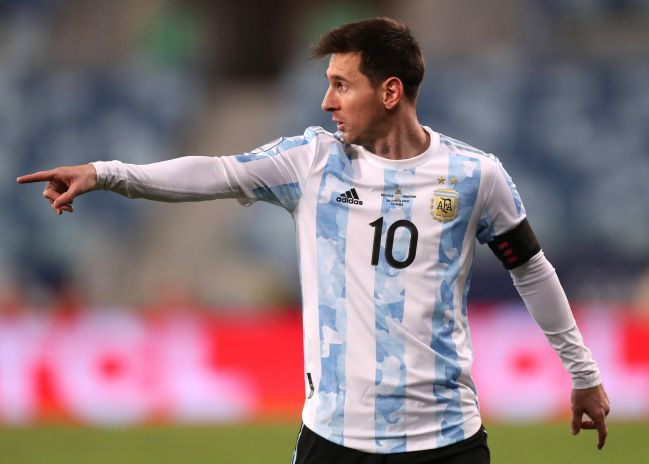
#> input picture messi.jpg, 649 x 464 px
$ python translation_demo.py
#> lines starting #> are read from the running program, lines starting #| are printed output that depends on the picture
import cv2
import numpy as np

img=cv2.imread('messi.jpg',cv2.IMREAD_COLOR)
#> img is the input picture: shape (464, 649, 3); mean B, G, R 123, 117.3, 136.9

trans_matrix=np.float32([[1,0,50],[0,1,50]])

h,w=img.shape[:2]
#> h = 464; w = 649

img2=cv2.warpAffine(img, trans_matrix, (w+50,h+50))
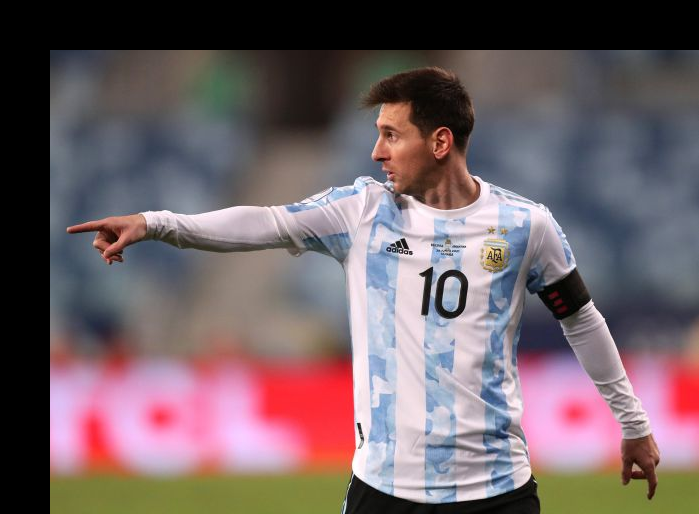
#> img2: shape (514, 699, 3); mean B, G, R 103.1, 98.3, 114.8

cv2.imshow("original",img)
cv2.imshow('trans',img2)
cv2.waitKey()
#cv2.destroyAllWindows()
